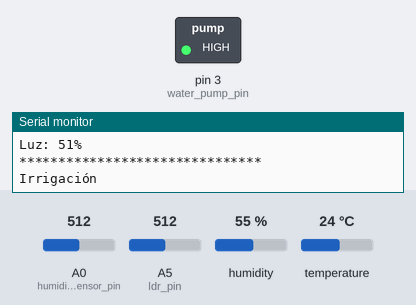
The sketch below on a simulated Arduino Uno, built with avr-gcc and run on an emulated ATmega328P. Parts: switched loads named in the sketch (green lamp = pin HIGH), the last lines printed to the serial monitor. The inputs (shaded band) are chosen by the test bench; at power-on: temperature 24 °C, A0 (humidity_sensor_pin) = 512, A5 (ldr_pin) = 512, humidity 55 %.

Above: at 3.0 s.
3.1 s: temperature set to 28 °C
6.0 s: temperature set to 31 °C
At 7.7 s:
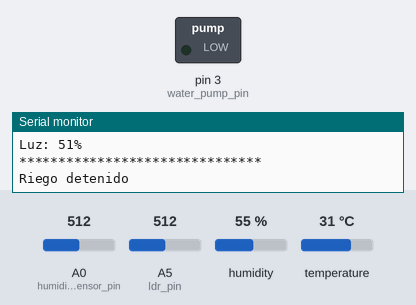
10.5 s: temperature set to 12 °C
At 11.6 s:
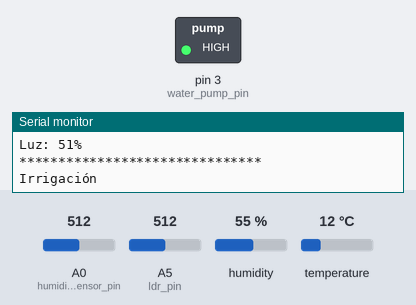
13.4 s: temperature set to 33 °C
At 16.8 s:
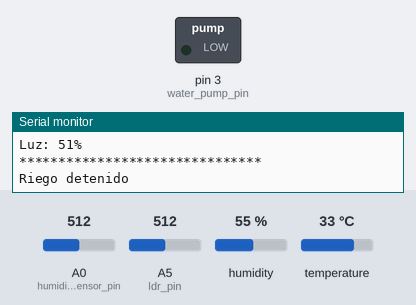
Timing chart, 0 to 18.1 s (numbered marks = the images above; inputs shaded):
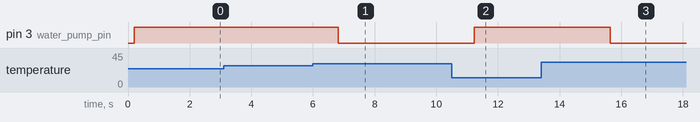

Measured:
- the behaviour switches between 29 and 30 °C on temperature (found by bisection; images 0 and 1)
- after the input at 6.0 s, pin 3 (water_pump_pin): HIGH → LOW after 0.81 s
- after the input at 10.5 s, pin 3 (water_pump_pin): LOW → HIGH after 0.73 s
- after the input at 13.4 s, pin 3 (water_pump_pin): HIGH → LOW after 2.2 s

The sketch:

riegoAuto.ino
```cpp
#include <SimpleDHT.h>
#include <SPI.h>
#define humidity_sensor_pin A0
#define ldr_pin A5
//Bibliotecas para los módulos sensores usados necesarias
//Y definición de variables para los sensores de humedad y LDR en los pines A0 y A5

int pinDHT11 = 2;
SimpleDHT11 dht11;
int ldr_value = 0;
int water_pump_pin = 3;
int water_pump_speed = 255;
//Aquí puedes dar valores desde 0 a 255 para la velocidad a la que trabajará la minibomba
//Haz pruebas previas del caudal y configura la. Yo he //elegido 255 pero ustedes pueden elegir la que estimen conveniente. A más velocidad, mayor //bombeo de agua
void setup() {
  Serial.begin(9600);
}
void loop() {
// Mide la temperatura y humedad relativa y muestra resultado
  Serial.println("*******************************");
  Serial.println("Muestra DHT11…");

  byte temperature = 0;
  byte humidity_in_air = 0;
  byte data[40] = {0};
 if (dht11.read(pinDHT11, &temperature, &humidity_in_air, data)) {
   Serial.println("Lectura del sensor DHT11 fallida");
    return;
  }

  Serial.print("Muestra RAW Bits: ");
  for (int i = 0; i < 40; i++) { Serial.print((int)data[i]); if (i > 0 && ((i + 1) % 4) == 0) {
      Serial.print(" ");
    }

  }
  Serial.println("");

  Serial.print("Muestra OK: ");
  Serial.print("Temperatura: ");Serial.print((int)temperature); Serial.print(" *C, ");
  Serial.print("Humedad relativa en aire: ");
  Serial.print((int)humidity_in_air); Serial.println(" %");

  int ground_humidity_value = map(analogRead(humidity_sensor_pin), 0, 1023, 100, 0);
  Serial.print("Humedad en suelo: ");
  Serial.print(ground_humidity_value);
  Serial.println("%");

  int ldr_value = map(analogRead(ldr_pin), 1023, 0, 100, 0);
  Serial.print("Luz: ");
  Serial.print(ldr_value);
  Serial.println("%");
  Serial.println("*******************************");

//**************************************************************
// Condiciones de riego
// Si la humedad en el suelo es igual o inferior al 60%, si la luminosidad es inferior al 30%,
// Si la temperatura es inferior al 35%, entonces el sistema de riego riega.
// En caso de que no se  cumpla alguno o ninguno de los 3 requisitos anteriores,
// el sistema de riego no riega
//**************************************************************
//Aquí puedes variar los parámetros que necesites de 60, 35 y 30, e incluso usar otros operandos <>=...
 if( ground_humidity_value <= 60 && ldr_value<=80 && temperature<30) {//
 digitalWrite(water_pump_pin, HIGH);
 Serial.println("Irrigación");
 analogWrite(water_pump_pin, water_pump_speed);

 }
 else{
 digitalWrite(water_pump_pin, LOW);
 Serial.println("Riego detenido");

 }
 delay (2000);
// Ejecuta el código cada 2000 milisegundos, es decir, 2 segundos. Puedes variar la frecuencia de muestreo
}
```
